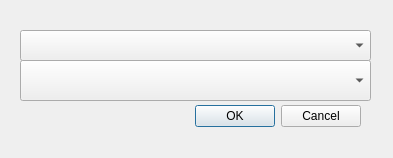
<?xml version="1.0" encoding="UTF-8"?>
<ui version="4.0">
 <class>PathDialog</class>
 <widget class="QDialog" name="PathDialog">
  <property name="geometry">
   <rect>
    <x>0</x>
    <y>0</y>
    <width>393</width>
    <height>158</height>
   </rect>
  </property>
  <property name="windowTitle">
   <string>Dialog</string>
  </property>
  <widget class="QDialogButtonBox" name="buttonBox">
   <property name="geometry">
    <rect>
     <x>20</x>
     <y>100</y>
     <width>341</width>
     <height>32</height>
    </rect>
   </property>
   <property name="orientation">
    <enum>Qt::Horizontal</enum>
   </property>
   <property name="standardButtons">
    <set>QDialogButtonBox::Cancel|QDialogButtonBox::Ok</set>
   </property>
  </widget>
  <widget class="QComboBox" name="startCity_Selection">
   <property name="geometry">
    <rect>
     <x>20</x>
     <y>30</y>
     <width>351</width>
     <height>31</height>
    </rect>
   </property>
   <property name="placeholderText">
    <string>Start Stadt</string>
   </property>
  </widget>
  <widget class="QComboBox" name="destinationCity_Selection">
   <property name="geometry">
    <rect>
     <x>20</x>
     <y>60</y>
     <width>351</width>
     <height>41</height>
    </rect>
   </property>
   <property name="placeholderText">
    <string>Ziel Stadt</string>
   </property>
  </widget>
 </widget>
 <resources/>
 <connections>
  <connection>
   <sender>buttonBox</sender>
   <signal>accepted()</signal>
   <receiver>PathDialog</receiver>
   <slot>accept()</slot>
   <hints>
    <hint type="sourcelabel">
     <x>248</x>
     <y>254</y>
    </hint>
    <hint type="destinationlabel">
     <x>157</x>
     <y>274</y>
    </hint>
   </hints>
  </connection>
  <connection>
   <sender>buttonBox</sender>
   <signal>rejected()</signal>
   <receiver>PathDialog</receiver>
   <slot>reject()</slot>
   <hints>
    <hint type="sourcelabel">
     <x>316</x>
     <y>260</y>
    </hint>
    <hint type="destinationlabel">
     <x>286</x>
     <y>274</y>
    </hint>
   </hints>
  </connection>
 </connections>
</ui>
